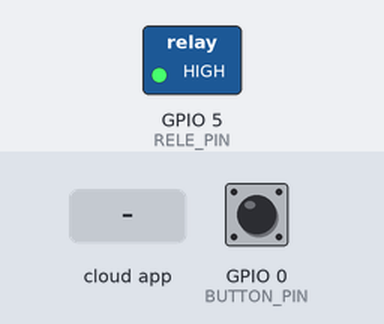
Recording of a program running on a simulated ESP8266 (NodeMCU). Parts: switched loads named in the program (green lamp = pin HIGH). The inputs (shaded band) are chosen by the test bench; at power-on: GPIO 0 (BUTTON_PIN) HIGH. WiFi joins after 1.5 s; servers stay silent unless stated; what the program prints to the serial monitor is not drawn.

Above: at 2.7 s.
2.8 s: GPIO 0 (BUTTON_PIN) pulled LOW for 0.15 s
At 2.87 s:
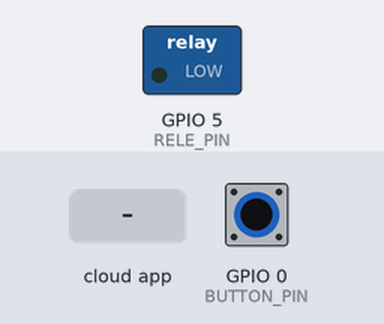
5.9 s: the phone or cloud app sets 6349f0a416440f13ff7d2836 to 1
At 6.6 s:
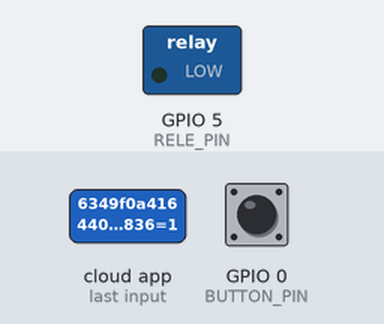
7.4 s: GPIO 0 (BUTTON_PIN) pulled LOW for 3.2 s
At 8.0 s:
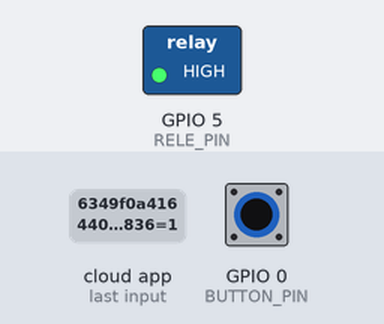
Timing chart, 0 to 12.1 s (numbered marks = the images above; inputs shaded):
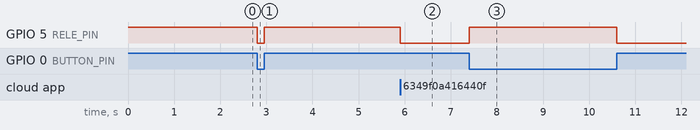

The program:

main.cpp
```cpp
#include <Arduino.h>
#include <ESP8266WiFi.h>
#include "SinricPro.h"
#include "SinricProSwitch.h"
#include <WebSocketsClient.h>

#define WIFI_SSID         "S10e"
#define WIFI_PASS         "eotamisgod"
#define APP_KEY           "c9a60600-af2c-4a5e-8936-cc619e93d12a"      // Should look like "de0bxxxx-1x3x-4x3x-ax2x-5dabxxxxxxxx"
#define APP_SECRET        "e6979de6-9e34-43e5-8759-2df0ec17f5c2-da731060-ad89-4851-9303-1322fe232cfa"   // Should look like "5f36xxxx-x3x7-4x3x-xexe-e86724a9xxxx-4c4axxxx-3x3x-x5xe-x9x3-333d65xxxxxx"
#define SWITCH_ID         "6349f0a416440f13ff7d2836"    // Should look like "5dc1564130xxxxxxxxxxxxxx"
#define BAUD_RATE         9600                // Change baudrate to your need

#define BUTTON_PIN 0   // GPIO for BUTTON (inverted: LOW = pressed, HIGH = released)
#define RELE_PIN   5    //D1

bool myPowerState = false;
bool liggado = false;
unsigned long lastBtnPress = 0;


bool onPowerState(const String &deviceId, bool &state) {
  Serial.printf("Device %s turned %s (via SinricPro) \r\n", deviceId.c_str(), state?"on":"off");
  myPowerState = state;
  digitalWrite(RELE_PIN, myPowerState?LOW:HIGH);
  return true; // request handled properly
}

void handleButtonPress() {
  if ((digitalRead(BUTTON_PIN) == LOW) and (liggado == false))  { // is button pressed (inverted logic! button pressed = LOW) and debounced?
    if (myPowerState) {     // flip myPowerState: if it was true, set it to false, vice versa
      myPowerState = false;
    } else {
      myPowerState = true;
    }

    liggado = true;

    digitalWrite(RELE_PIN, myPowerState?LOW:HIGH); // if myPowerState indicates device turned on: turn on led (builtin led uses inverted logic: LOW = LED ON / HIGH = LED OFF)

    // get Switch device back
    SinricProSwitch& mySwitch = SinricPro[SWITCH_ID];
    // send powerstate event
    mySwitch.sendPowerStateEvent(myPowerState); // send the new powerState to SinricPro server
    Serial.printf("Device %s turned %s (manually via flashbutton)\r\n", mySwitch.getDeviceId().c_str(), myPowerState?"on":"off");
  } else if ((digitalRead(BUTTON_PIN) == HIGH) and (liggado == true)) {
    if (myPowerState) {     // flip myPowerState: if it was true, set it to false, vice versa
      myPowerState = false;
    } else {
      myPowerState = true;
    }

    liggado = false;

    digitalWrite(RELE_PIN, myPowerState?LOW:HIGH); // if myPowerState indicates device turned on: turn on led (builtin led uses inverted logic: LOW = LED ON / HIGH = LED OFF)

    // get Switch device back
    SinricProSwitch& mySwitch = SinricPro[SWITCH_ID];
    // send powerstate event
    mySwitch.sendPowerStateEvent(myPowerState); // send the new powerState to SinricPro server
    Serial.printf("Device %s turned %s (manually via flashbutton)\r\n", mySwitch.getDeviceId().c_str(), myPowerState?"on":"off");
  }
}

// setup function for WiFi connection
void setupWiFi() {
  Serial.printf("\r\n[Wifi]: Connecting");
  WiFi.begin(WIFI_SSID, WIFI_PASS);

  while (WiFi.status() != WL_CONNECTED) {
    Serial.printf(".");
    delay(250);
  }
  Serial.printf("connected!\r\n[WiFi]: IP-Address is %s\r\n", WiFi.localIP().toString().c_str());
}

// setup function for SinricPro
void setupSinricPro() {
  // add device to SinricPro
  SinricProSwitch& mySwitch = SinricPro[SWITCH_ID];

  // set callback function to device
  mySwitch.onPowerState(onPowerState);

  // setup SinricPro
  SinricPro.onConnected([](){ Serial.printf("Connected to SinricPro\r\n"); });
  SinricPro.onDisconnected([](){ Serial.printf("Disconnected from SinricPro\r\n"); });
  //SinricPro.restoreDeviceStates(true); // Uncomment to restore the last known state from the server.
  SinricPro.begin(APP_KEY, APP_SECRET);
}

// main setup function
void setup() {
  pinMode(BUTTON_PIN, INPUT_PULLUP); // GPIO 0 as input, pulled high
  pinMode(RELE_PIN, OUTPUT); // define LED GPIO as output
  digitalWrite(RELE_PIN, HIGH); // turn off LED on bootup

  Serial.begin(BAUD_RATE); Serial.printf("\r\n\r\n");
  setupWiFi();
  setupSinricPro();
}

void loop() {
  handleButtonPress();
  SinricPro.handle();
}
```

Measured:
- after the input at 2.8 s, GPIO 5 (RELE_PIN): HIGH → LOW at once, → HIGH 0.15 s later
- after the input at 5.9 s, GPIO 5 (RELE_PIN): HIGH → LOW at once
- after the input at 7.4 s, GPIO 5 (RELE_PIN): LOW → HIGH at once, → LOW 3.2 s later
